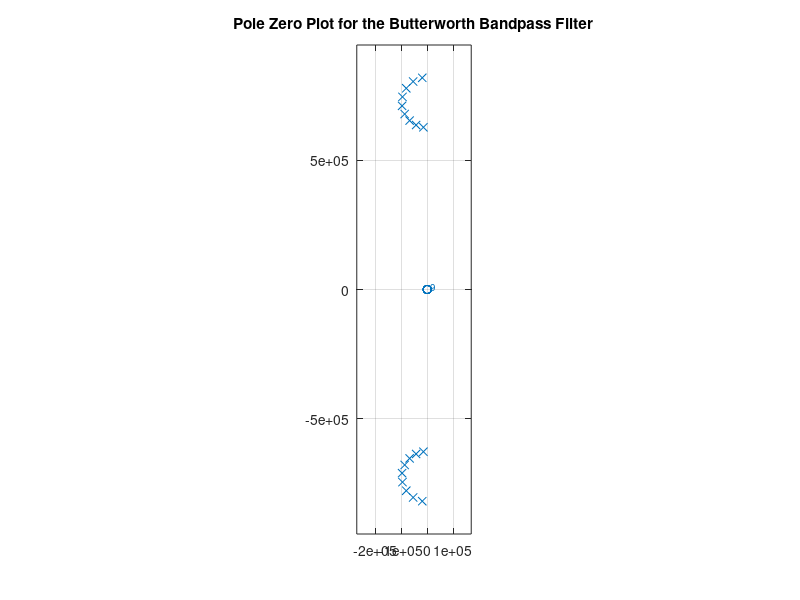
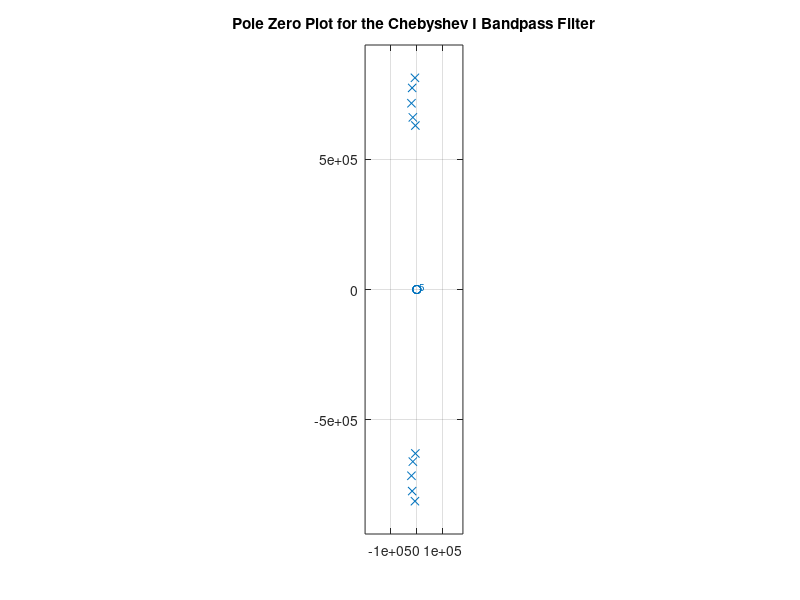
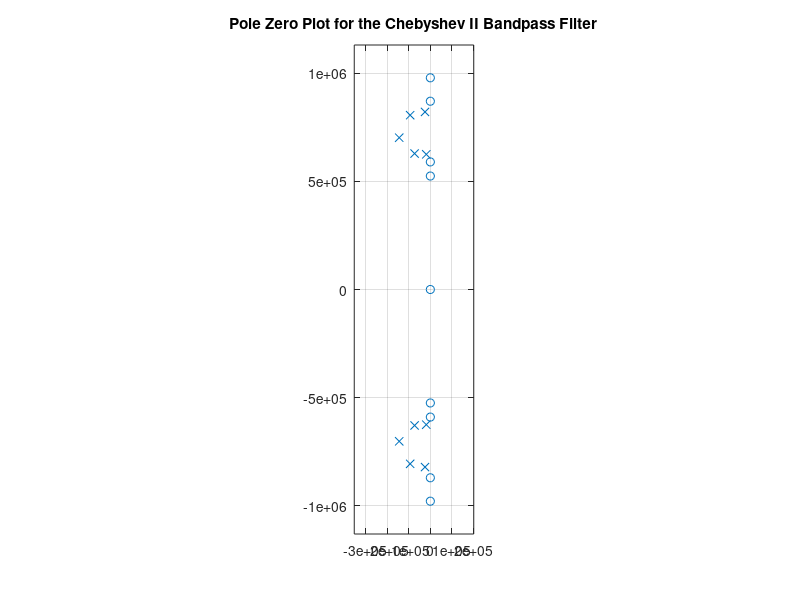
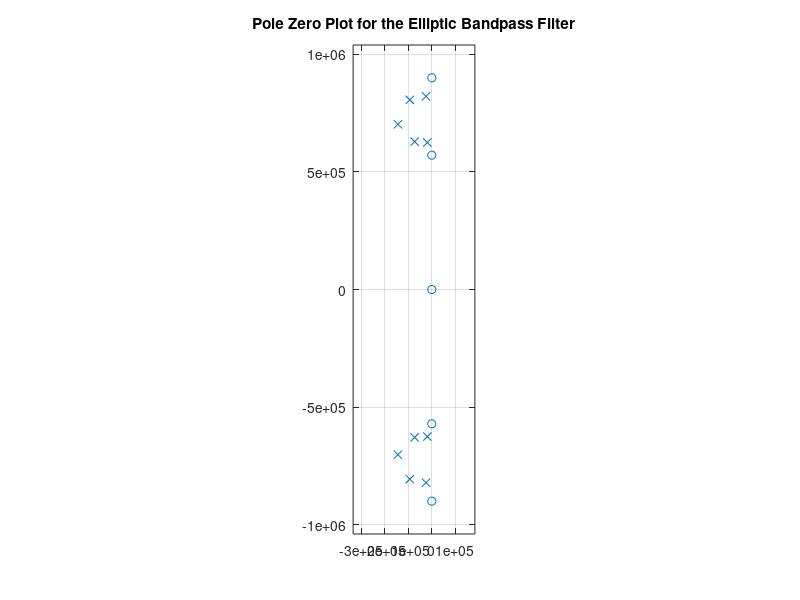

Recreate these plots in MATLAB, in order. (Note: this script raises an error after producing the figures.)
% Michael Lendino ECE310 DSP PSET 2 MATLAB 
clc;
clear all;

%% Compute B and w0 and find the specifications of the equivalent lowpass filter
Apass = 2;
Astop = 30;
Fpass = [100e3, 130e3];
Fstop = [90e3, 140e3];
wpass = 2*pi*Fpass;
wstop = 2*pi*Fstop;

B = wpass(2)- wpass(1);
w0 = sqrt(wpass(2)*wpass(1));

wproto90 = ((wstop(1)).^2 - (w0).^2)./(B*wstop(1));
wproto140 = ((wstop(2)).^2 - (w0).^2)./(B*wstop(2));
%Since the magnitude of wproto140 is less than the magnitude of wproto90,
%pick wproto140
%% Use the explicit formulas for the Butterworth and Chebyshev filter orders for the lowpass filters
%For Butterworth, formula given in notes
nButter = ceil((log10((10^(Astop/10)-1)/(10^(Apass/10)-1))/log10(wproto140/1))/2);
%For Chebyshev, formula given in notes
nCheby = ceil(acosh(sqrt(10^(Astop/10)-1)/(10^(Apass/10)-1))/acosh(wproto140/1));

%% Call the appropriate functions to design the bandpass filters and check that the orders match
[n,Wn] = buttord([wpass],[wstop],Apass,Astop,'s');
[z,p,k] = butter(n, Wn, 's');
[n2,Wn2] = cheb1ord([wpass],[wstop],Apass,Astop,'s');
[z2,p2,k2] = cheby1(n2,Apass,Wn2,'s');
[n3,Wn3] = cheb2ord([wpass],[wstop],Apass,Astop,'s');
[z3,p3,k3] = cheby2(n3,Astop,Wn3,'s');
[n4,Wn4] = ellipord([wpass],[wstop],Apass,Astop,'s');
[z4,p4,k4] = ellip(n4,Apass,Astop,Wn4,'s'); 
%since nButter=9=n and nCheby=5=n2=n3, the orders are confirmed

%% Obtain zplane plots for each of the filters
zplane(z,p);
title('Pole Zero Plot for the Butterworth Bandpass Filter');
grid on;
figure;
zplane(z2,p2);
title('Pole Zero Plot for the Chebyshev I Bandpass Filter');
grid on;
figure;
zplane(z3,p3);
title('Pole Zero Plot for the Chebyshev II Bandpass Filter');
grid on;
figure;
zplane(z4,p3);
title('Pole Zero Plot for the Elliptic Bandpass Filter');
grid on;

%% Design the elliptic lowpass prototype filter
wProtoP = 1;
[n5,Wn5] = ellipord(wProtoP,wproto140,Apass,Astop,'s');
[z5,p5,k5] = ellip(n5,Apass,Astop,Wn5,'s');
figure;
zplane(z5,p5);
title('Poles Zero Plot for Elliptic Lowpass Prototype Filter');
grid on;

%% Obtain magnitude and response plots for the four bandpass filters; on the graphs, superimpose dashed line segments to indicate the magnitude specifications
%need to make these to superimpose dashed line segments in correct region 
StopLowerBound = linspace(0, 90);
passBounds = linspace(100, 130);
StopUpperBound = linspace(140, 200);

[b,a] = zp2tf(z,p,k);
[b2,a2] = zp2tf(z2,p2,k2);
[b3,a3] = zp2tf(z3,p3,k3);
[b4,a4] = zp2tf(z4,p4,k4);
%graphs were jagged before, thank you Ali for telling me to add more
%sampling points in the third coordinate
[h,w] = freqs(b,a,100000);
[h2,w2] = freqs(b2,a2,100000);
[h3,w3] = freqs(b3,a3,100000);
[h4,w4] = freqs(b4,a4,100000);

%need to graph the magnitude in dB
Butterdb = 20*log10(abs(h));
%phase in degrees unwrapped
ButterPhase = unwrap(angle(h)) * (180/(pi));
figure;
grid on;
subplot(2,1,1);
hold on;
plot(w/(2e3*pi),Butterdb);
%placing the dashed lines
plot(StopLowerBound, -30*ones(size(StopLowerBound)), 'k--');
plot(passBounds, -2*ones(size(passBounds)), 'k--');
plot(passBounds, 0*ones(size(passBounds)), 'k--');
plot(StopUpperBound, -30*ones(size(StopUpperBound)), 'k--');
hold off;
ylabel('Magnitude (dB)');
xlabel('Frequency (kHz)');
title('Magnitude Frequency Response for Butterworth Bandpass');
grid on;
%frequency on the x axis from 0 to 200kHz on a linear scale
xlim([0 200]);
%magnitude in dB
ylim([-40 5]);
subplot(2,1,2);
plot(w/(2e3*pi), ButterPhase);
ylabel('Phase (Degrees)');
xlabel('Frequency (kHz)');
xlim([0 200]);
title('Phase Frequency Response for Butterworth Bandpass');
grid on;

%need to graph the magnitude in dB
ChebyIdb = 20*log10(abs(h2));
%phase in degrees unwrapped
ChebyIPhase = unwrap(angle(h2)) * (180/(pi));
figure;
grid on;
subplot(2,1,1);
hold on;
plot(w2/(2e3*pi),ChebyIdb);
%placing the dashed lines
plot(StopLowerBound, -30*ones(size(StopLowerBound)), 'k--');
plot(passBounds, -2*ones(size(passBounds)), 'k--');
plot(passBounds, 0*ones(size(passBounds)), 'k--');
plot(StopUpperBound, -30*ones(size(StopUpperBound)), 'k--');
hold off;
ylabel('Magnitude (dB)');
xlabel('Frequency (kHz)');
title('Magnitude Frequency Response for Chebyshev I Bandpass');
grid on;
%frequency on the x axis from 0 to 200kHz on a linear scale
xlim([0 200]);
%magnitude in dB
ylim([-40 5]);
subplot(2,1,2);
plot(w2/(2e3*pi), ChebyIPhase);
ylabel('Phase (Degrees)');
xlabel('Frequency (kHz)');
xlim([0 200]);
title('Phase Frequency Response for Chebyshev I Bandpass');
grid on;

%need to graph the magnitude in dB
ChebyIIdb = 20*log10(abs(h3));
%phase in degrees unwrapped
ChebyIIPhase = unwrap(angle(h3)) * (180/(pi));
figure;
grid on;
subplot(2,1,1);
hold on;
plot(w3/(2e3*pi),ChebyIIdb);
%placing the dashed lines
plot(StopLowerBound, -30*ones(size(StopLowerBound)), 'k--');
plot(passBounds, -2*ones(size(passBounds)), 'k--');
plot(passBounds, 0*ones(size(passBounds)), 'k--');
plot(StopUpperBound, -30*ones(size(StopUpperBound)), 'k--');
hold off;
ylabel('Magnitude (dB)');
xlabel('Frequency (kHz)');
title('Magnitude Frequency Response for Chebyshev II Bandpass');
grid on;
%frequency on the x axis from 0 to 200kHz on a linear scale
xlim([0 200]);
%magnitude in dB
ylim([-40 5]);
subplot(2,1,2);
plot(w3/(2e3*pi), ChebyIIPhase);
ylabel('Phase (Degrees)');
xlabel('Frequency (kHz)');
xlim([0 200]);
title('Phase Frequency Response for Chebyshev II Bandpass');
grid on;

%need to graph the magnitude in dB
Ellipticdb = 20*log10(abs(h4));
%phase in degrees unwrapped
EllipticPhase = unwrap(angle(h4)) * (180/(pi));
figure;
grid on;
subplot(2,1,1);
hold on;
plot(w4/(2e3*pi),Ellipticdb);
%placing the dashed lines
plot(StopLowerBound, -30*ones(size(StopLowerBound)), 'k--');
plot(passBounds, -2*ones(size(passBounds)), 'k--');
plot(passBounds, 0*ones(size(passBounds)), 'k--');
plot(StopUpperBound, -30*ones(size(StopUpperBound)), 'k--');
hold off;
ylabel('Magnitude (dB)');
xlabel('Frequency (kHz)');
title('Magnitude Frequency Response of Elliptic Bandpass');
grid on;
%frequency on the x axis from 0 to 200kHz on a linear scale
xlim([0 200]);
%magnitude in dB
ylim([-40 5]);
subplot(2,1,2);
plot(w4/(2e3*pi), EllipticPhase);
ylabel('Phase (Degrees)');
xlabel('Frequency (kHz)');
xlim([0 200]);
title('Phase Frequency Response of Elliptic Bandpass');
grid on;

%% Obtain zoomed in graphs  of the magnitude response of the four filters in the passband all superimposed on one plot
figure;
hold on;
plot(w/(2e3*pi), Butterdb);
plot(w2/(2e3*pi), ChebyIdb);
plot(w3/(2e3*pi), ChebyIIdb);
plot(w4/(2e3*pi), Ellipticdb);
%superimposing the lines at the correct attenuation
plot(linspace(95, 135), -2*ones(100), 'k--');
plot(linspace(95, 135), 0*ones(100), 'k--');
hold off;
ylabel('Magnitude (dB)');
xlabel('Frequency (kHz)');
legend({'Butterworth', 'Chebyshev I', 'Chebyshev II', 'Elliptic'}, 'Location', 'South');
title('Zoomed in Magnitude Response of the Four Filters in the Passband');
grid on;
xlim([95 135]);
ylim([-3 1]);

%% Compute the attenuation at each of the stopband edges for each of the filters listed in a table
%Thank you to Leart and Ali for telling me about the existence and functionality of
%interpl()
ButterStopLower = interp1(w/(2e3*pi), Butterdb, 90);
ButterStopUpper = interp1(w/(2e3*pi), Butterdb, 140);

ChebyIStopLower = interp1(w2/(2e3*pi), ChebyIdb, 90);
ChebyIStopUpper = interp1(w2/(2e3*pi), ChebyIdb, 140);

ChebyIIStopLower = interp1(w3/(2e3*pi), ChebyIIdb, 90);
ChebyIIStopUpper = interp1(w3/(2e3*pi), ChebyIIdb, 140);

EllipticStopLower = interp1(w4/(2e3*pi), Ellipticdb, 90);
EllipticStopUpper = interp1(w4/(2e3*pi), Ellipticdb, 140);

attenuationTable = [ButterStopLower, ButterStopUpper; ChebyIStopLower, ChebyIStopUpper; ChebyIIStopLower, ChebyIIStopUpper; EllipticStopLower, EllipticStopUpper];
